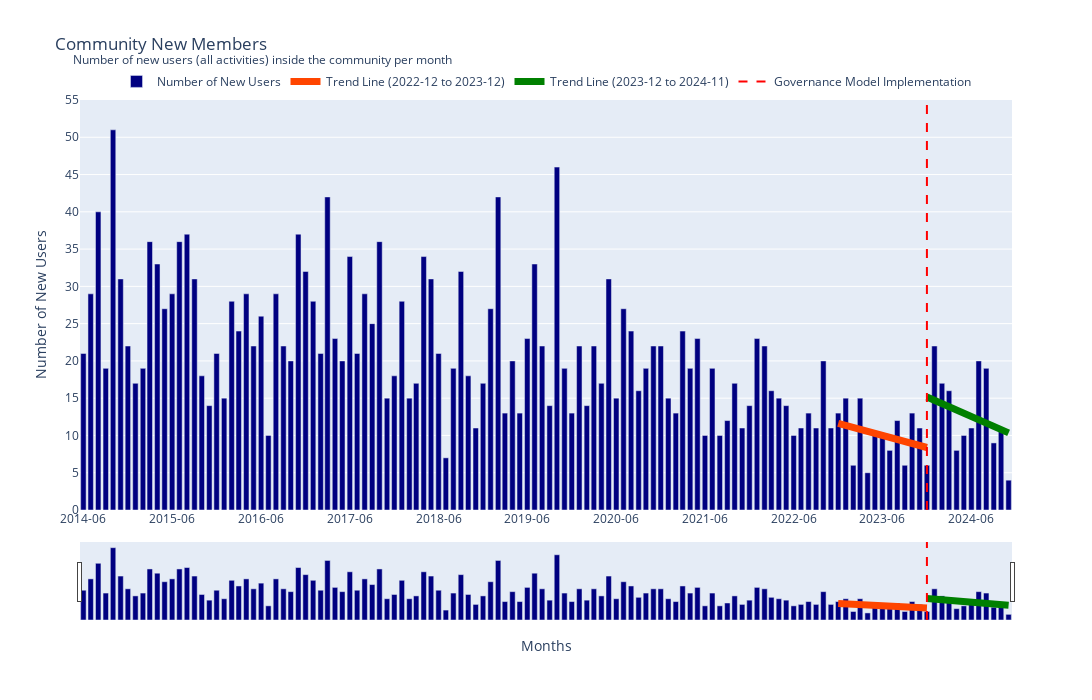

The cell this chart's notebook holds for it:
### Code cell
months = full_data['created_at'].astype(str)
mean_values = full_data['number_of_users']
fig = go.Figure()

fig.add_trace(go.Bar(
    x=months,
    y=mean_values,
    name='Number of New Users',
    marker=dict(color='navy')
))

fig.add_trace(go.Scatter(
    x=data_1['created_at'].astype(str),
    y=trend_1,
    mode='lines',
    line=dict(color='orangered', width=7),
    name='Trend Line (2022-12 to 2023-12)'
))

fig.add_trace(go.Scatter(
    x=data_2['created_at'].astype(str),
    y=trend_2,
    mode='lines',
    line=dict(color='green', width=7),
    name='Trend Line (2023-12 to 2024-11)'
))

fig.update_layout(
    title='Community New Members',
    xaxis_title='Months',
    yaxis_title='Number of New Users',
    xaxis=dict(
        tickmode='array',
        tickvals=months[::12],
        ticktext=months[::12],
        rangeslider=dict(visible=False),
        tickformat='%Y-%m',
    ),
    yaxis=dict(range=[0, 55], dtick=5), 
    hovermode='x unified',
    width=1400,
    height=700,
    legend=dict(
        orientation='h',
        yanchor='bottom',
        y=1.01,
        xanchor='center',
        x=0.5
    ),
    annotations=[
        dict(
            text='Number of new users (all activities) inside the community per month',
            xref='paper',
            yref='paper',
            x=-0.01,
            y=1.09,
            showarrow=False,
            font=dict(size=12)
        )
    ]
)

fig.add_trace(go.Scatter(
    x=['2023-12', '2023-12'],
    y=[0, max(mean_values) * 1.1],
    mode='lines',
    line=dict(color='red', dash='dash'),
    name='Governance Model Implementation'
))

fig.write_image('images/community_new_members.png')

fig.update_layout(
    annotations=[
        dict(
            y=1.125
        )
    ],
    xaxis=dict(
        rangeslider=dict(visible=True),
    )
)

fig.show()

### Figure 1 — Plotly figure (JSON) as saved in the notebook; plotly's stock layout.template omitted (floating-point values rounded to 4 significant figures)
{"data": [{"marker": {"color": "navy"}, "name": "Number of New Users", "type": "bar", "x": ["2014-06", "2014-07", "2014-08", "2014-09", "2014-10", "2014-11", "2014-12", "2015-01", "2015-02", "2015-03", "2015-04", "2015-05", "2015-06", "2015-07", "2015-08", "2015-09", "2015-10", "2015-11", "2015-12", "2016-01", "2016-02", "2016-03", "2016-04", "2016-05", "2016-06", "2016-07", "2016-08", "2016-09", "2016-10", "2016-11", "2016-12", "2017-01", "2017-02", "2017-03", "2017-04", "2017-05", "2017-06", "2017-07", "2017-08", "2017-09", "2017-10", "2017-11", "2017-12", "2018-01", "2018-02", "2018-03", "2018-04", "2018-05", "2018-06", "2018-07", "2018-08", "2018-09", "2018-10", "2018-11", "2018-12", "2019-01", "2019-02", "2019-03", "2019-04", "2019-05", "2019-06", "2019-07", "2019-08", "2019-09", "2019-10", "2019-11", "2019-12", "2020-01", "2020-02", "2020-03", "2020-04", "2020-05", "2020-06", "2020-07", "2020-08", "2020-09", "2020-10", "2020-11", "2020-12", "2021-01", "2021-02", "2021-03", "2021-04", "2021-05", "2021-06", "2021-07", "2021-08", "2021-09", "2021-10", "2021-11", "2021-12", "2022-01", "2022-02", "2022-03", "2022-04", "2022-05", "2022-06", "2022-07", "2022-08", "2022-09", "2022-10", "2022-11", "2022-12", "2023-01", "2023-02", "2023-03", "2023-04", "2023-05", "2023-06", "2023-07", "2023-08", "2023-09", "2023-10", "2023-11", "2023-12", "2024-01", "2024-02", "2024-03", "2024-04", "2024-05", "2024-06", "2024-07", "2024-08", "2024-09", "2024-10", "2024-11"], "y": [21, 29, 40, 19, 51, 31, 22, 17, 19, 36, 33, 27, 29, 36, 37, 31, 18, 14, 21, 15, 28, 24, 29, 22, 26, 10, 29, 22, 20, 37, 32, 28, 21, 42, 23, 20, 34, 21, 29, 25, 36, 15, 18, 28, 15, 17, 34, 31, 21, 7, 19, 32, 18, 11, 17, 27, 42, 13, 20, 13, 23, 33, 22, 14, 46, 19, 13, 22, 14, 22, 17, 31, 15, 27, 24, 16, 19, 22, 22, 15, 13, 24, 19, 23, 10, 19, 10, 12, 17, 11, 14, 23, 22, 16, 15, 14, 10, 11, 13, 11, 20, 11, 13, 15, 6, 15, 5, 10, 10, 8, 12, 6, 13, 11, 6, 22, 17, 16, 8, 10, 11, 20, 19, 9, 11, 4]}, {"line": {"color": "orangered", "width": 7}, "mode": "lines", "name": "Trend Line (2022-12 to 2023-12)", "type": "scatter", "x": ["2022-12", "2023-01", "2023-02", "2023-03", "2023-04", "2023-05", "2023-06", "2023-07", "2023-08", "2023-09", "2023-10", "2023-11", "2023-12"], "y": [11.62, 11.35, 11.08, 10.81, 10.54, 10.27, 10, 9.731, 9.462, 9.192, 8.923, 8.654, 8.385]}, {"line": {"color": "green", "width": 7}, "mode": "lines", "name": "Trend Line (2023-12 to 2024-11)", "type": "scatter", "x": ["2023-12", "2024-01", "2024-02", "2024-03", "2024-04", "2024-05", "2024-06", "2024-07", "2024-08", "2024-09", "2024-10", "2024-11"], "y": [15.15, 14.72, 14.28, 13.84, 13.41, 12.97, 12.53, 12.09, 11.66, 11.22, 10.78, 10.35]}, {"line": {"color": "red", "dash": "dash"}, "mode": "lines", "name": "Governance Model Implementation", "type": "scatter", "x": ["2023-12", "2023-12"], "y": [0, 56.1]}], "layout": {"annotations": [{"font": {"size": 12}, "showarrow": false, "text": "Number of new users (all activities) inside the community per month", "x": -0.01, "xref": "paper", "y": 1.125, "yref": "paper"}], "height": 700, "hovermode": "x unified", "legend": {"orientation": "h", "x": 0.5, "xanchor": "center", "y": 1.01, "yanchor": "bottom"}, "title": {"text": "Community New Members"}, "width": 1400, "xaxis": {"rangeslider": {"visible": true}, "tickformat": "%Y-%m", "tickmode": "array", "ticktext": ["2014-06", "2015-06", "2016-06", "2017-06", "2018-06", "2019-06", "2020-06", "2021-06", "2022-06", "2023-06", "2024-06"], "tickvals": ["2014-06", "2015-06", "2016-06", "2017-06", "2018-06", "2019-06", "2020-06", "2021-06", "2022-06", "2023-06", "2024-06"], "title": {"text": "Months"}}, "yaxis": {"dtick": 5, "range": [0, 55], "title": {"text": "Number of New Users"}}}}
